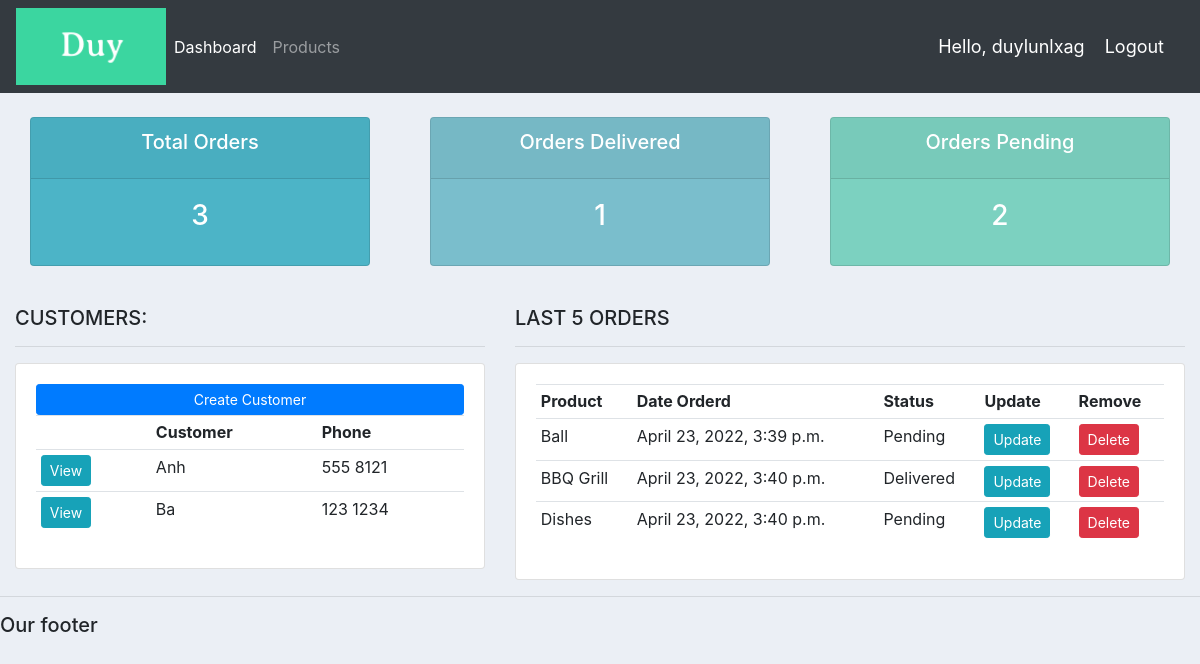
Page / (signed in) on the earlier database version.
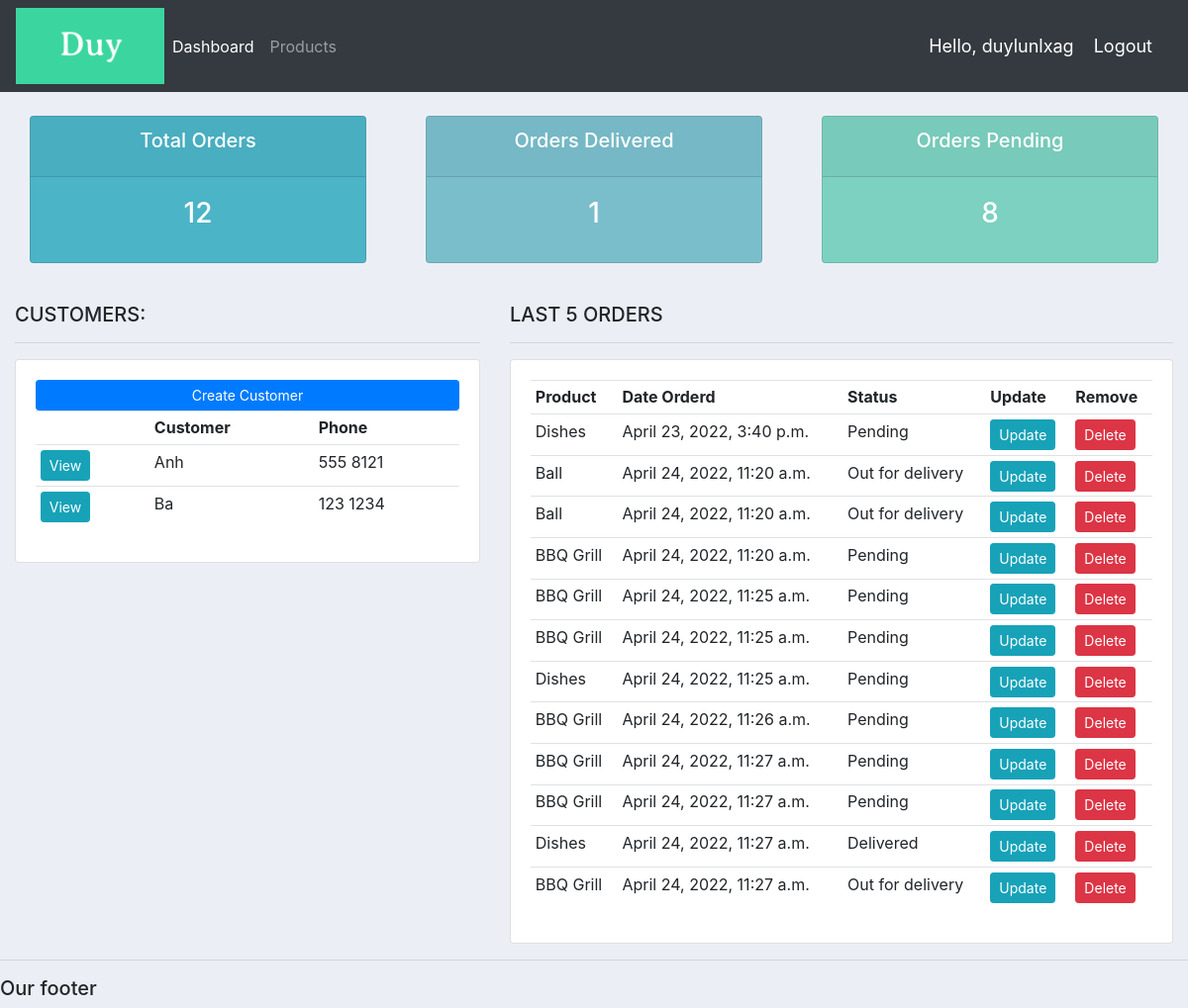
Same page on the later database version.
### accounts/models.py (models this page shows, shortened)
class Customer(models.Model):
	name = models.CharField(max_length=200, null=True)
	phone = models.CharField(max_length=200, null=True)
	email = models.CharField(max_length=200, null=True)
	date_created = models.DateTimeField(auto_now_add=True, null=True)

class Order(models.Model):
	STATUS = (
		('Pending', 'Pending'),
		('Out for delivery', 'Out for delivery'),
		('Delivered', 'Delivered'),
		)
	customer = models.ForeignKey(Customer, null=True, on_delete=models.SET_NULL)
	product = models.ForeignKey(Product, null=True, on_delete=models.SET_NULL)
	date_created = models.DateTimeField(auto_now_add=True, null=True)
	status = models.CharField(max_length=200, null=True, choices=STATUS)
	note = models.CharField(max_length=1000, null=True)

class Product(models.Model):
	CATEGORY = (
		('Indoor', 'Indoor'),
		('Out Door', 'Out Door'),
		)
	name = models.CharField(max_length=200, null=True)
	price = models.FloatField(null=True)
	category = models.CharField(max_length=200, null=True, choices=CATEGORY)
	description = models.CharField(max_length=200, null=True, blank=True)
	date_created = models.DateTimeField(auto_now_add=True, null=True)
	tags = models.ManyToManyField(Tag)
	def __str__(self):
		return self.name

### accounts/views.py (the view)
# urls.py: path('', views.home, name="home"),
@login_required(login_url='login')
def home(request):
	orders = Order.objects.all()
	customers = Customer.objects.all()
	total_customers = customers.count()
	total_orders = orders.count()
	delivered = orders.filter(status='Delivered').count()
	pending = orders.filter(status='Pending').count()
	context = {'orders':orders, 'customers':customers,
	'total_orders':total_orders,'delivered':delivered,
	'pending':pending }
	return render(request, 'accounts/dashboard.html', context)

### accounts/templates/accounts/dashboard.html
{%  extends 'accounts/main.html' %}
{% block content %}
{%  include 'accounts/status.html' %}
<br>
<div class="row">
	<div class="col-md-5">
		<h5>CUSTOMERS:</h5>
		<hr>
		<div class="card card-body">
			<a class="btn btn-primary  btn-sm btn-block" href="">Create Customer</a>
			<table class="table table-sm">
				<tr>
					<th></th>
					<th>Customer</th>
					<th>Phone</th>
				</tr>
				{% for customer in customers %}
					<tr>
						<td><a class="btn btn-sm btn-info" href="{% url 'customer' customer.id %}">View</a></td>
						<td>{{customer.name}}</td>
						<td>{{customer.phone}}</td>
					</tr>
				{% endfor %}
			</table>
		</div>
	</div>
	<div class="col-md-7">
		<h5>LAST 5 ORDERS</h5>
		<hr>
		<div class="card card-body">
			<table class="table table-sm">
				<tr>
					<th>Product</th>
					<th>Date Orderd</th>
					<th>Status</th>
					<th>Update</th>
					<th>Remove</th>
				</tr>
				{% for order in orders %}
					<tr>
						<td>{{order.product}}</td>
						<td>{{order.date_created}}</td>
						<td>{{order.status}}</td>
						<td><a class="btn btn-sm btn-info" href="{% url 'update_order' order.id %}">Update</a></td>
						<td><a class="btn btn-sm btn-danger" href="">Delete</a></td>
					</tr>
				{% endfor %}
			</table>
		</div>
	</div>
</div>
{% endblock %}

Differences in the rows shown:
removed Order: product "Ball", date_created "April 23, 2022, 3:39 p.m.", status "Pending"
removed Order: product "BBQ Grill", date_created "April 23, 2022, 3:40 p.m.", status "Delivered"
added Order: product "Ball", date_created "April 24, 2022, 11:20 a.m.", status "Out for delivery"
added Order: product "Ball", date_created "April 24, 2022, 11:20 a.m.", status "Out for delivery"
added Order: product "BBQ Grill", date_created "April 24, 2022, 11:20 a.m.", status "Pending"
added Order: product "BBQ Grill", date_created "April 24, 2022, 11:25 a.m.", status "Pending"
added Order: product "BBQ Grill", date_created "April 24, 2022, 11:25 a.m.", status "Pending"
added Order: product "Dishes", date_created "April 24, 2022, 11:25 a.m.", status "Pending"
added Order: product "BBQ Grill", date_created "April 24, 2022, 11:26 a.m.", status "Pending"
added Order: product "BBQ Grill", date_created "April 24, 2022, 11:27 a.m.", status "Pending"
added Order: product "BBQ Grill", date_created "April 24, 2022, 11:27 a.m.", status "Pending"
added Order: product "Dishes", date_created "April 24, 2022, 11:27 a.m.", status "Delivered"
added Order: product "BBQ Grill", date_created "April 24, 2022, 11:27 a.m.", status "Out for delivery"
Other differences:
{{ total_orders }}: "3" → "12"
{{ pending }}: "2" → "8"
